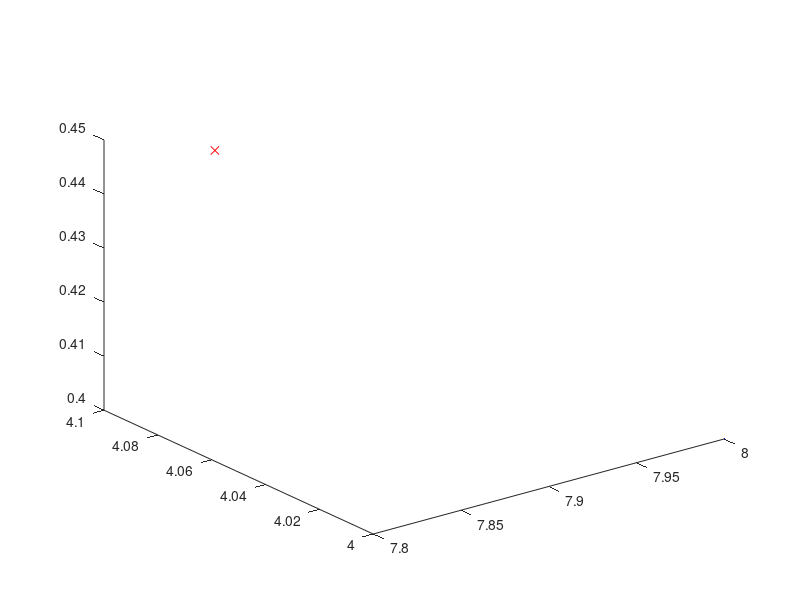

Write the MATLAB code that produced this figure. (Note: this script raises an error after producing the figure.)
clear all;close all;clc;
load data.mat;
%% Set model parameters
% A simple movement in 3-d space
m = [0, 0, 0, 0, 0, 12, ...
    0, 0, 0, 0, 0, 0, ...
    0, 0, 0, 1, 1, 1]';
% [O_1, O_2, O_3, Odot_1, Odot_2, Odot_3, 
% euler_1, euler_2, euler_3, eulerdot_1, eulerdot_2, eulerdot_3,
% p_1, p_2, p_3, v_1, v_2, v_3]
deltat = 1/30;
n = length(m);
P = 1*eye(n);
phi_s = 0.1;%don't know
C = [eye(3)*deltat^3/3, eye(3)*deltat^2/2; eye(3)*deltat^2/2, eye(3)*deltat].*phi_s;
Qpi = [C, zeros(size(C)); zeros(size(C)), C];
sigma_p_square = 0.1;%from 0.1 to 4.0
Qcat = eye(6)*sigma_p_square;
Q = zeros(n);
Q(1:12,1:12) = Qpi;
Q(13:18,13:18) = Qcat;
sigma_m_square = 0.05;%0.05, 2.0, 4.0
R = eye(14)*sigma_m_square;
%% Set filter parameters
alpha = 10;%determines spread of sigma points, usually small(e.g. 1e-3)
beta = 2;%incorporate prior knowledge of distribution, 2 is optimal for Gauss
kappa = 0;%secondary scaling parameter, usually set to 0
lamda = alpha^2*(n+kappa)-n;
c = alpha^2*(n+kappa);
W_m = zeros(2*n+1,1);
W_c = zeros(2*n+1,1);
W_m(1) = lamda/(n+lamda);
W_c(1) = lamda/(n+lamda)+(1-alpha^2+beta);
for i = 1:2*n
   W_m(i+1) = 1/(2*(n+lamda));
   W_c(i+1) = 1/(2*(n+lamda));
end
W = (eye(2*n+1)-repmat(W_m,1,2*n+1))*diag(W_c)*(eye(2*n+1)-repmat(W_m,1,2*n+1))';
%% Interation
figure;
ySE = 0;
mSE = 0;
for t = 1:size(data,2)
%% Fake input
    y = obdata(:,t);    
    plot3(y(7),y(8),y(9),'rx');
    hold on;
%% Plot ground truth
    gr = data(:,t);
    plot3(gr(7),gr(8),gr(9),'b.');
    hold on;
%% Prediction
    X = repmat(m,1,2*n+1)+sqrt(c)*[zeros(size(m)),chol(P),-chol(P)];
    Xhat = zeros(size(X));
    for i = 1:2*n+1
        Xhat(:,i) = f_s(X(:,i),deltat);
    end
    mminus = Xhat*W_m;
    Pminus = Xhat*W*Xhat' + Q;
%% Update
    %Xminus = repmat(mminus,1,2*n+1)+sqrt(c)*[zeros(size(m)),chol(Pminus),-chol(Pminus)];
    Yminus = zeros(14,2*n+1);
    for i = 1:2*n+1
        Yminus(:,i) = h_s(Xhat(:,i));
    end
    mu = Yminus*W_m;
    S = Yminus*W*Yminus' + R;
    C = Xhat*W*Yminus';
    %C = Xminus*W*Yminus';
    K = C/S;
    m = mminus + K*(y-mu);
    P = Pminus - K*S*K';
    %[V,D] = eig(P);
    %eps = 0.01;
    %d = diag(D);
    %d(d<=0) = eps;
    %P = V*diag(d)*V';
    plot3(m(13),m(14),m(15),'go');
    hold on;
%% Calculate squared error
    mSE = mSE + sum((m(13:15)-gr(7:9)).^2);
    ySE = ySE + sum((y(7:9)-gr(7:9)).^2);
end
title(['mSE = ',num2str(mSE),' ySE = ',num2str(ySE)]);






